Frame 1 (no input): blank canvas, image omitted
Frame 60 (the mouse pressed at the canvas centre just before this capture): blank canvas, image omitted
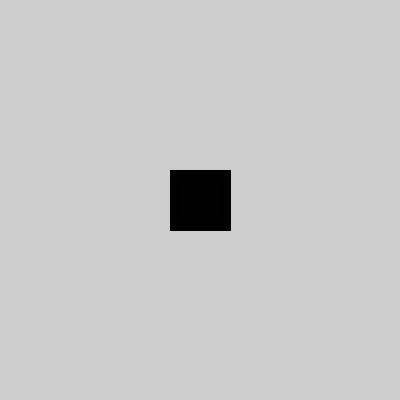
Frame 120 (the mouse held since frame 60 and released just before this capture)

The Processing sketch whose frames 1 and 60 were blank and that drew this single picture after the mouse press (run headless with seeded random() and noise(); from frame 60 on, the mouse is pressed at the canvas centre):

// Processing sketch: processing_60556
// ── processing_60556.pde

void setup(){ 
  size(400,400);
  rectMode(CENTER);
  ellipseMode(CENTER);
//  background(200);
  noCursor();
}

void draw() {


  if(mousePressed){
   strokeWeight(10);
   stroke(0);
   frameRate(3);
   fill(0, 100);
   rect(mouseX, mouseY, 50, 50);
  }else{
   stroke(255,80);
   strokeWeight(3);    
   frameRate(60);  
   fill(0,5);
   ellipse(mouseX, mouseY, mouseX /10, mouseX/5); 

   stroke(255,80);
   strokeWeight(3);    
   frameRate(60);  
   fill(0,5);
   ellipse(mouseX * 1/2, mouseY * 1/2, mouseX /4, mouseX/8); 

   stroke(0,5);
   strokeWeight(3);    
   frameRate(60);  
   fill(255,90);
   ellipse(mouseX * 1/2, mouseY, mouseX /5, mouseX/10); 

   stroke(0,10);
   strokeWeight(3);    
   frameRate(60);  
   fill(255,60);
   ellipse(mouseX, mouseY* 1/2, mouseX /2, mouseX/4); 

  }
}
